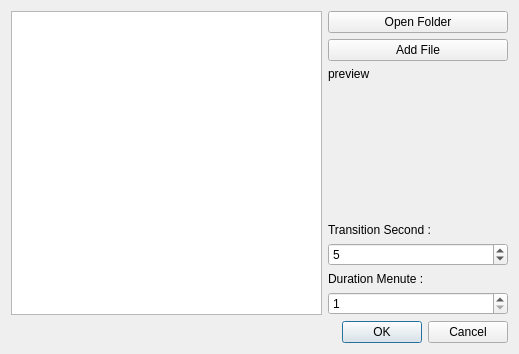
<?xml version="1.0" encoding="UTF-8"?>
<ui version="4.0">
 <class>dialogedit</class>
 <widget class="QDialog" name="dialogedit">
  <property name="geometry">
   <rect>
    <x>0</x>
    <y>0</y>
    <width>519</width>
    <height>354</height>
   </rect>
  </property>
  <property name="windowTitle">
   <string>Edit wallpapers</string>
  </property>
  <property name="windowIcon">
   <iconset resource="img.qrc">
    <normaloff>:/xmlbg48.png</normaloff>:/xmlbg48.png</iconset>
  </property>
  <layout class="QVBoxLayout" name="verticalLayout_2">
   <item>
    <layout class="QHBoxLayout" name="horizontalLayout">
     <item>
      <widget class="QListWidget" name="listWidget">
       <property name="dragEnabled">
        <bool>false</bool>
       </property>
       <property name="dragDropMode">
        <enum>QAbstractItemView::InternalMove</enum>
       </property>
       <property name="defaultDropAction">
        <enum>Qt::MoveAction</enum>
       </property>
       <property name="iconSize">
        <size>
         <width>64</width>
         <height>64</height>
        </size>
       </property>
       <property name="resizeMode">
        <enum>QListView::Adjust</enum>
       </property>
      </widget>
     </item>
     <item>
      <layout class="QVBoxLayout" name="verticalLayout">
       <item>
        <widget class="QPushButton" name="btnAddFolder">
         <property name="text">
          <string>Open Folder</string>
         </property>
        </widget>
       </item>
       <item>
        <widget class="QPushButton" name="btnAddFile">
         <property name="text">
          <string>Add File</string>
         </property>
        </widget>
       </item>
       <item>
        <widget class="QLabel" name="labelPrivew">
         <property name="sizePolicy">
          <sizepolicy hsizetype="Fixed" vsizetype="Fixed">
           <horstretch>0</horstretch>
           <verstretch>0</verstretch>
          </sizepolicy>
         </property>
         <property name="minimumSize">
          <size>
           <width>180</width>
           <height>0</height>
          </size>
         </property>
         <property name="maximumSize">
          <size>
           <width>180</width>
           <height>128</height>
          </size>
         </property>
         <property name="text">
          <string>preview</string>
         </property>
         <property name="scaledContents">
          <bool>true</bool>
         </property>
        </widget>
       </item>
       <item>
        <spacer name="verticalSpacer">
         <property name="orientation">
          <enum>Qt::Vertical</enum>
         </property>
         <property name="sizeHint" stdset="0">
          <size>
           <width>20</width>
           <height>18</height>
          </size>
         </property>
        </spacer>
       </item>
       <item>
        <widget class="QLabel" name="label">
         <property name="text">
          <string>Transition Second :</string>
         </property>
        </widget>
       </item>
       <item>
        <widget class="QSpinBox" name="spinBoxTransition">
         <property name="minimum">
          <number>3</number>
         </property>
         <property name="maximum">
          <number>100000</number>
         </property>
         <property name="value">
          <number>5</number>
         </property>
        </widget>
       </item>
       <item>
        <widget class="QLabel" name="label_2">
         <property name="text">
          <string>Duration Menute :</string>
         </property>
        </widget>
       </item>
       <item>
        <widget class="QSpinBox" name="spinBoxDuration">
         <property name="minimum">
          <number>1</number>
         </property>
         <property name="maximum">
          <number>100000</number>
         </property>
        </widget>
       </item>
      </layout>
     </item>
    </layout>
   </item>
   <item>
    <widget class="QDialogButtonBox" name="buttonBox">
     <property name="orientation">
      <enum>Qt::Horizontal</enum>
     </property>
     <property name="standardButtons">
      <set>QDialogButtonBox::Cancel|QDialogButtonBox::Ok</set>
     </property>
    </widget>
   </item>
  </layout>
 </widget>
 <resources>
  <include location="img.qrc"/>
 </resources>
 <connections>
  <connection>
   <sender>buttonBox</sender>
   <signal>accepted()</signal>
   <receiver>dialogedit</receiver>
   <slot>accept()</slot>
   <hints>
    <hint type="sourcelabel">
     <x>257</x>
     <y>344</y>
    </hint>
    <hint type="destinationlabel">
     <x>157</x>
     <y>274</y>
    </hint>
   </hints>
  </connection>
  <connection>
   <sender>buttonBox</sender>
   <signal>rejected()</signal>
   <receiver>dialogedit</receiver>
   <slot>reject()</slot>
   <hints>
    <hint type="sourcelabel">
     <x>325</x>
     <y>344</y>
    </hint>
    <hint type="destinationlabel">
     <x>286</x>
     <y>274</y>
    </hint>
   </hints>
  </connection>
 </connections>
</ui>
